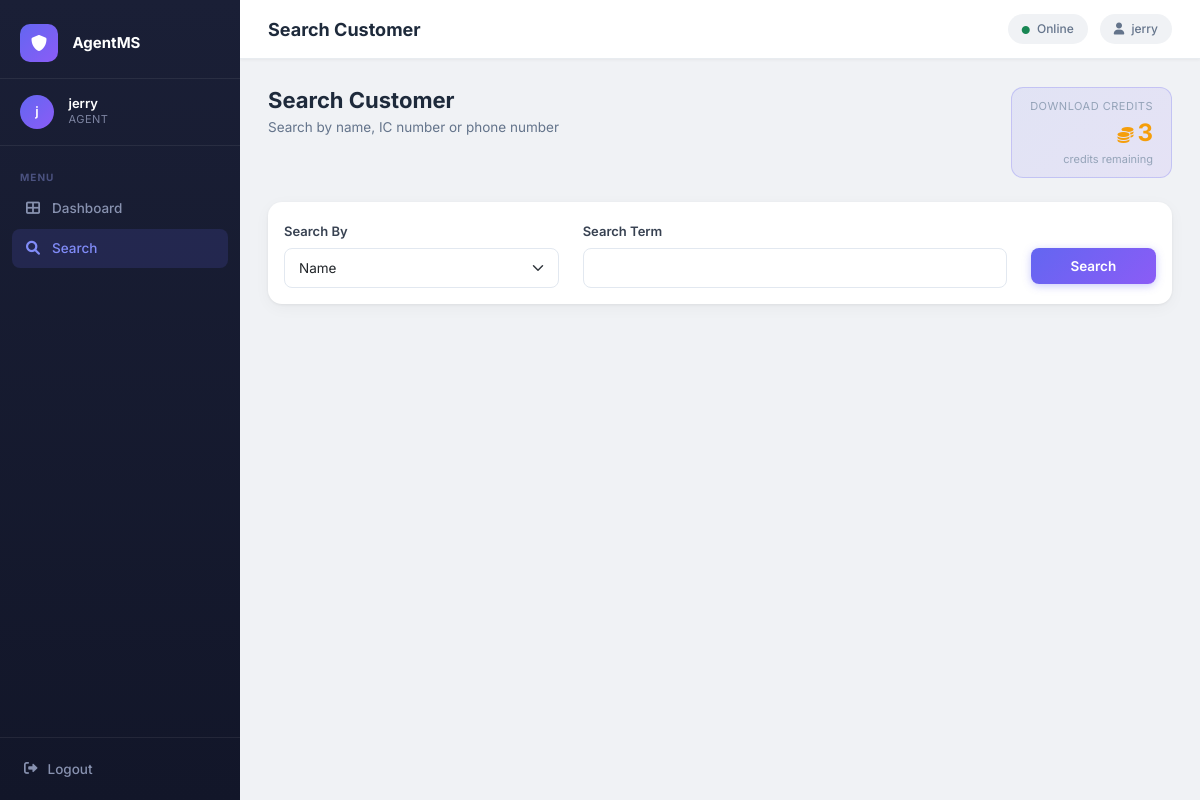
Screenshot of /agent/search (signed in) with the database file from the repository.
### app.py (models this page shows, shortened)
class User(UserMixin, db.Model):
    __tablename__ = 'users'
    id = db.Column(db.Integer, primary_key=True)
    username = db.Column(db.String(80), unique=True, nullable=False)
    email = db.Column(db.String(120), unique=True, nullable=False)
    password_hash = db.Column(db.String(200), nullable=False)
    role = db.Column(db.String(20), nullable=False)
    full_name = db.Column(db.String(100))
    phone = db.Column(db.String(20))
    is_active = db.Column(db.Boolean, default=True)
    created_at = db.Column(db.DateTime, default=datetime.utcnow)
    last_login = db.Column(db.DateTime)
    login_logs = db.relationship('LoginLog', backref='user', lazy=True)
    search_logs = db.relationship('SearchLog', backref='user', lazy=True)
    password_changed_at = db.Column(db.DateTime, default=datetime.utcnow)
    must_change_password = db.Column(db.Boolean, default=False)
    credit_balance = db.Column(db.Integer, default=0)
    def is_password_expired(self):
        policy = SystemSettings.get('password_expiry_days')
        if not policy or int(policy) == 0:
            return False
        expiry_days = int(policy)
        if not self.password_changed_at:
            return True
        return (datetime.utcnow() - self.password_changed_at).days >= expiry_days

### app.py (the view, shortened to what this page needs)
@app.route('/agent/search', methods=['GET', 'POST'])
@login_required
def agent_search():
    if current_user.role != 'agent':
        return redirect(url_for('admin_dashboard'))
    ip_address = get_client_ip()
    fingerprint = request.form.get('fp') or request.cookies.get('fp', '')
    if fingerprint:
        device_status = check_device_trusted(current_user.id, fingerprint, ip_address)
    else:
        device_status = 'unknown'
    blocked = device_status in ('pending', 'new', 'blocked')
    results = []
    search_term = ''
    search_type = ''
    return render_template('agent_search.html', results=results, search_term=search_term,
                           search_type=search_type, blocked=blocked, device_status=device_status)

### app.py (called while the page is built)
def get_client_ip():
    if request.headers.get('X-Forwarded-For'):
        ip = request.headers.get('X-Forwarded-For').split(',')[0]
    else:
        ip = request.remote_addr
    return ip

@login_manager.user_loader
def load_user(user_id):
    return User.query.get(int(user_id))

@app.context_processor
def inject_globals():
    try:
        from flask_login import current_user
        if current_user.is_authenticated and current_user.role == 'admin':
            count = AgentDevice.query.filter_by(status='pending').count()
            phase2 = SystemSettings.get('phase2_enabled', '0') == '1'
            return {'pending_devices_count': count, 'phase2_enabled': phase2}
    except:
        pass
    return {'pending_devices_count': 0, 'phase2_enabled': False}

    @staticmethod
    def get(key, default=None):
        s = SystemSettings.query.filter_by(key=key).first()
        return s.value if s else default

### templates/agent_search.html (shortened to what this page needs)
{% extends "base.html" %}
{% block page_title %}Search Customer{% endblock %}
{% block content %}
<div class="page-header d-flex justify-content-between align-items-start">
    <div>
        <h2>Search Customer</h2>
        <p>Search by name, IC number or phone number</p>
    </div>
    <div class="text-end">
        <div style="background:linear-gradient(135deg,rgba(99,102,241,0.1),rgba(139,92,246,0.1));border:1px solid rgba(99,102,241,0.25);border-radius:12px;padding:10px 18px">
            <div style="font-size:11px;color:#94a3b8;text-transform:uppercase;letter-spacing:0.5px">Download Credits</div>
            <div style="font-size:24px;font-weight:700;color:{% if current_user.credit_balance <= 0 %}#ef4444{% elif current_user.credit_balance <= 5 %}#f59e0b{% else %}#6366f1{% endif %}">
                <i class="fas fa-coins me-1" style="font-size:16px"></i>{{ current_user.credit_balance }}
            </div>
            <div style="font-size:11px;color:#94a3b8">credits remaining</div>
        </div>
    </div>
</div>
<div>
    <div>
            <div class="card mb-4">
                <div class="card-body">
                    <form method="POST">
                        <div class="row">
                            <div class="col-md-4">
                                <label for="search_type" class="form-label">Search By</label>
                                <select class="form-select" id="search_type" name="search_type" required>
                                    <option value="name"  {% if search_type == 'name'  %}selected{% endif %}>Name</option>
                                </select>
                            </div>
                            <div class="col-md-6">
                                <label for="search_term" class="form-label">Search Term</label>
                                <input type="text" class="form-control" id="search_term" name="search_term"
                                       value="{{ search_term }}" required>
                            </div>
                            <div class="col-md-2">
                                <label class="form-label">&nbsp;</label>
                                <button type="submit" class="btn btn-primary w-100">Search</button>
                            </div>
                        </div>
                    </form>
                </div>
            </div>
        </div>
    </div>
</div>
{% endblock %}

### templates/base.html (shortened to what this page needs)
<!DOCTYPE html>
<html lang="en">
<head>
    <link href="https://cdn.jsdelivr.net/npm/bootstrap@5.1.3/dist/css/bootstrap.min.css" rel="stylesheet">
    <link href="https://cdn.datatables.net/1.11.5/css/dataTables.bootstrap5.min.css" rel="stylesheet">
    <link href="https://cdnjs.cloudflare.com/ajax/libs/font-awesome/6.0.0/css/all.min.css" rel="stylesheet">
</head>
<body class="{% if not current_user.is_authenticated %}no-sidebar{% endif %}">
{% if current_user.is_authenticated %}
<div class="sidebar">
    <div class="sidebar-brand">
        <span class="brand-icon"><i class="fas fa-shield-alt"></i></span>
        <span>AgentMS</span>
    </div>
    <div class="sidebar-user">
        <div class="avatar">{{ current_user.full_name[:1] }}</div>
        <div class="user-info">
            <div class="user-name">{{ current_user.full_name.split()[0] }}</div>
            <div class="user-role">{{ current_user.role }}</div>
        </div>
    </div>
    <div class="sidebar-nav">
        {% if current_user.role == 'admin' %}
        <div class="nav-section-label">Main</div>
        <a class="nav-link {% if request.endpoint == 'admin_dashboard' %}active{% endif %}"
           href="{{ url_for('admin_dashboard') }}">
            <i class="fas fa-th-large"></i> Dashboard
        </a>
        <a class="nav-link {% if request.endpoint == 'admin_search' %}active{% endif %}"
           href="{{ url_for('admin_search') }}">
            <i class="fas fa-search"></i> Search Data
        </a>
        <div class="nav-section-label mt-2">Data</div>
        <a class="nav-link {% if request.endpoint == 'admin_upload' %}active{% endif %}"
           href="{{ url_for('admin_upload') }}">
            <i class="fas fa-upload"></i> Upload File
        </a>
        <a class="nav-link {% if request.endpoint == 'admin_sync' %}active{% endif %}"
           href="{{ url_for('admin_sync') }}">
            <i class="fas fa-sync-alt"></i> Sync Data
        </a>
        <div class="nav-section-label mt-2">Security</div>
        <a class="nav-link {% if request.endpoint == 'admin_security' %}active{% endif %}"
           href="{{ url_for('admin_security') }}">
            <i class="fas fa-shield-alt"></i> Security
        </a>
        <a class="nav-link {% if request.endpoint == 'admin_devices' %}active{% endif %}"
           href="{{ url_for('admin_devices') }}">
            <i class="fas fa-laptop"></i> Agent Devices
            {% if pending_devices_count > 0 %}
            <span class="badge bg-warning text-dark ms-auto">{{ pending_devices_count }}</span>
            {% endif %}
        </a>
        <div class="nav-section-label mt-2">Management</div>
        <a class="nav-link {% if request.endpoint == 'admin_agents' %}active{% endif %}"
           href="{{ url_for('admin_agents') }}">
            <i class="fas fa-users"></i> Agents
        </a>
        <a class="nav-link {% if request.endpoint == 'admin_devices' %}active{% endif %}"
           href="{{ url_for('admin_devices') }}">
            <i class="fas fa-laptop"></i> Devices
            {% set pending_count = pending_devices_count | default(0) %}
            {% if pending_count > 0 %}
            <span class="badge bg-warning text-dark ms-auto">{{ pending_count }}</span>
            {% endif %}
        </a>
        <a class="nav-link {% if request.endpoint == 'admin_logs' %}active{% endif %}"
           href="{{ url_for('admin_logs') }}">
            <i class="fas fa-history"></i> Logs
        </a>
        {% if phase2_enabled %}
        <div class="nav-section-label mt-2">Phase 2</div>
        <a class="nav-link {% if request.endpoint == 'phase2_overview' %}active{% endif %}"
           href="{{ url_for('phase2_overview') }}"
           style="background:linear-gradient(135deg,rgba(99,102,241,0.12),rgba(139,92,246,0.12));border:1px solid rgba(99,102,241,0.2)">
            <i class="fas fa-rocket" style="color:#a78bfa"></i>
            <span style="color:#c4b5fd">Phase 2</span>
            <span class="badge ms-auto" style="background:linear-gradient(135deg,#6366f1,#8b5cf6);font-size:9px">NEW</span>
        </a>
        {% endif %}
        {% else %}
        <div class="nav-section-label">Menu</div>
        <a class="nav-link {% if request.endpoint == 'agent_dashboard' %}active{% endif %}"
           href="{{ url_for('agent_dashboard') }}">
            <i class="fas fa-th-large"></i> Dashboard
        </a>
        <a class="nav-link {% if request.endpoint == 'agent_search' %}active{% endif %}"
           href="{{ url_for('agent_search') }}">
            <i class="fas fa-search"></i> Search
        </a>
        {% endif %}
    </div>
    <div class="sidebar-footer">
        <a class="nav-link" href="{{ url_for('logout') }}">
            <i class="fas fa-sign-out-alt"></i> Logout
        </a>
    </div>
</div>
<div class="main-wrapper">
    <div class="topbar">
        <div class="topbar-title">{% block page_title %}Agent Management System{% endblock %}</div>
        <div class="topbar-right">
            <span class="topbar-badge"><i class="fas fa-circle text-success me-1" style="font-size:8px"></i> Online</span>
            <span class="topbar-badge"><i class="fas fa-user me-1"></i> {{ current_user.full_name }}</span>
        </div>
    </div>
    <div class="content-area">
        {% block content %}{% endblock %}
    </div>
{% endif %}
</body>
</html>

### templates/base.html (style rules this page uses)
* { font-family: 'Inter', sans-serif; }
body { background: #f0f2f5; min-height: 100vh; }
.sidebar { position: fixed; top: 0; left: 0; height: 100vh; width: 240px; background: linear-gradient(180deg, #1a1f36 0%, #121629 100%); z-index: 1000; display: flex; flex-direction: column; transition: width 0.3s; overflow: hidden; }
.sidebar-brand { padding: 24px 20px 16px; border-bottom: 1px solid rgba(255,255,255,0.07); }
.sidebar-brand .brand-icon { width: 38px; height: 38px; background: linear-gradient(135deg, #6366f1, #8b5cf6); border-radius: 10px; display: inline-flex; align-items: center; justify-content: center; color: white; font-size: 16px; margin-right: 10px; }
.sidebar-brand span { color: white; font-weight: 700; font-size: 15px; vertical-align: middle; }
.sidebar-user { padding: 16px 20px; border-bottom: 1px solid rgba(255,255,255,0.07); }
.sidebar-user .avatar { width: 34px; height: 34px; background: linear-gradient(135deg, #6366f1, #8b5cf6); border-radius: 50%; display: inline-flex; align-items: center; justify-content: center; color: white; font-size: 13px; font-weight: 600; }
.sidebar-user .user-info { display: inline-block; vertical-align: middle; margin-left: 10px; }
.sidebar-user .user-name { color: white; font-size: 13px; font-weight: 600; line-height: 1.2; }
.sidebar-user .user-role { color: #7c83a0; font-size: 11px; text-transform: uppercase; letter-spacing: 0.5px; }
.sidebar-nav { padding: 16px 12px; flex: 1; overflow-y: auto; }
.nav-section-label { color: #4b5280; font-size: 10px; font-weight: 700; text-transform: uppercase; letter-spacing: 1px; padding: 8px 8px 4px; }
.sidebar-nav .nav-link { color: #8892b0; border-radius: 8px; padding: 9px 12px; margin-bottom: 2px; font-size: 13.5px; font-weight: 500; display: flex; align-items: center; gap: 10px; transition: all 0.2s; }
.sidebar-nav .nav-link i { width: 18px; text-align: center; font-size: 14px; }
.sidebar-nav .nav-link:hover, .sidebar-nav .nav-link.active { background: rgba(99,102,241,0.15); color: #a5b4fc; }
.sidebar-nav .nav-link.active { color: #818cf8; }
.sidebar-footer { padding: 12px; border-top: 1px solid rgba(255,255,255,0.07); }
.sidebar-footer .nav-link { color: #8892b0; border-radius: 8px; padding: 9px 12px; font-size: 13.5px; font-weight: 500; display: flex; align-items: center; gap: 10px; transition: all 0.2s; }
.main-wrapper { margin-left: 240px; min-height: 100vh; display: flex; flex-direction: column; }
.topbar { background: white; padding: 14px 28px; border-bottom: 1px solid #e8ecf0; display: flex; align-items: center; justify-content: space-between; position: sticky; top: 0; z-index: 100; box-shadow: 0 1px 3px rgba(0,0,0,0.05); }
.topbar-title { font-size: 18px; font-weight: 700; color: #1e2a3b; }
.topbar-right { display: flex; align-items: center; gap: 12px; }
.topbar-badge { background: #f0f2f5; border-radius: 20px; padding: 6px 14px; font-size: 12px; color: #64748b; font-weight: 500; }
.content-area { padding: 28px; flex: 1; }
.card { border: none; border-radius: 14px; box-shadow: 0 1px 3px rgba(0,0,0,0.06), 0 4px 16px rgba(0,0,0,0.04); transition: box-shadow 0.2s; }
.btn-primary { background: linear-gradient(135deg, #6366f1, #8b5cf6); border: none; border-radius: 8px; font-weight: 600; font-size: 13.5px; padding: 8px 18px; box-shadow: 0 2px 8px rgba(99,102,241,0.35); transition: all 0.2s; }
.form-control, .form-select { border-radius: 8px; border: 1.5px solid #e2e8f0; font-size: 13.5px; padding: 9px 14px; transition: border-color 0.2s, box-shadow 0.2s; }
.form-label { font-size: 13px; font-weight: 600; color: #374151; margin-bottom: 6px; }
.page-header { margin-bottom: 24px; }
.page-header h2 { font-size: 22px; font-weight: 700; color: #1e2a3b; margin: 0; }
.page-header p { color: #64748b; font-size: 13.5px; margin: 4px 0 0; }

### rows the page displays
User: full_name "j", full_name "jerry", role "AGENT", credit_balance "3"
